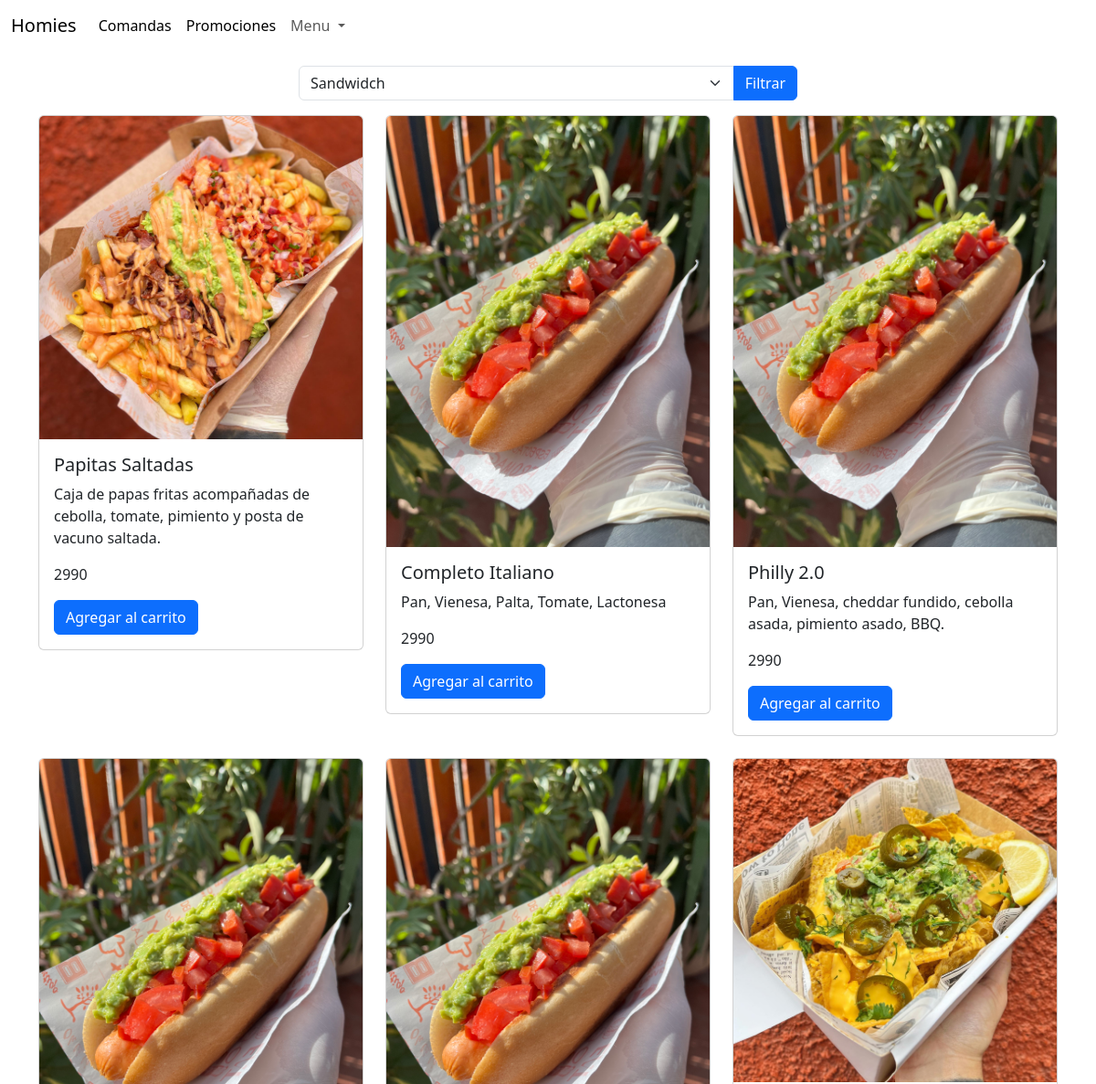
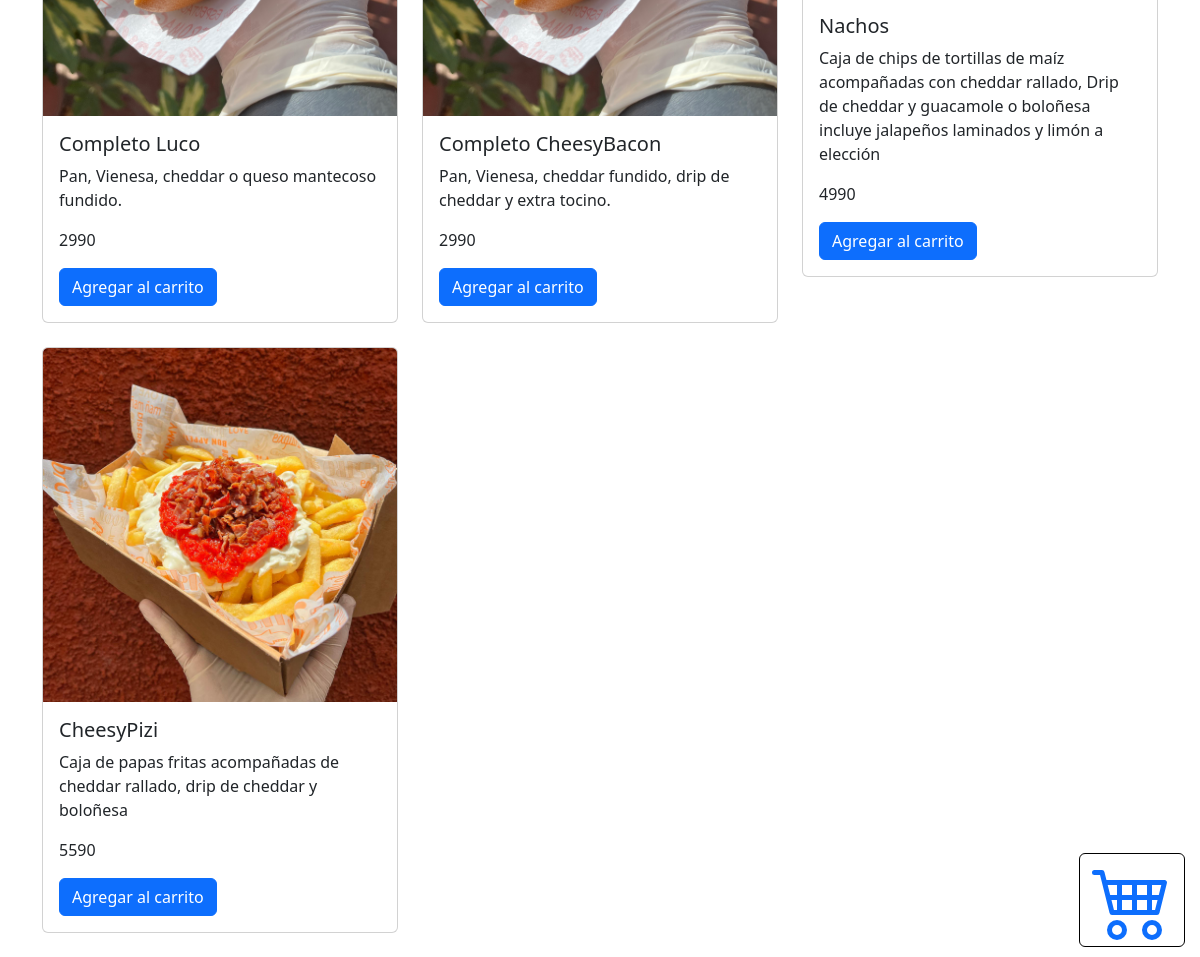
The page /listar_productos?categoria_id=2 on the database its author committed (2 pictures, top to bottom).
### app/models.py (models this page shows, shortened)
class Producto(models.Model):
    nombre = models.CharField(max_length=200)
    descripcion = models.TextField()
    precio = models.IntegerField()
    stock = models.IntegerField()
    fecha_creacion = models.DateTimeField(auto_now_add=True)
    categoria = models.ForeignKey(Categoria, on_delete=models.CASCADE)
    imagen = models.ImageField(upload_to="productos", null=True)
    cantidad = models.IntegerField(default=0)
    comentario = models.CharField(max_length=100,default="")
    SIMPLE = 'Simple'
    DOBLE = 'Doble'
    OPCIONES_HAMBURGUESA = [
        (SIMPLE, 'Hamburguesa Simple'),
        (DOBLE, 'Hamburguesa Doble'),
    ]
    tipo_hamburguesa = models.CharField(
        max_length=10,
        choices=OPCIONES_HAMBURGUESA,
        default=SIMPLE,
    )

### app/views.py (the view)
# urls.py: path('listar_productos', listar_productos, name='listar_productos'),
def listar_productos(request,categoria_id=None):
    categorias = Categoria.objects.all()  # Asegúrate de importar la clase Categoria
    if request.method == 'POST':
        form = ProductoForm(request.POST)
        if form.is_valid():
            form.save()
            return redirect('home')  # Redirige a la misma página después de agregar un producto
    else:
        form = ProductoForm()
    if 'categoria_id' in request.GET:
        categoria_id = request.GET['categoria_id']
        productos = Producto.objects.filter(categoria__id=categoria_id)
    else:
        productos = Producto.objects.all()
    context = {'productos': productos, 'form': form, 'categorias': categorias}
    return render(request, 'app/listar_productos.html', context)

### app/forms.py
class ProductoForm(forms.ModelForm):
    class Meta:
        model = Producto
        fields = ['nombre', 'cantidad', 'precio', 'comentario', 'tipo_hamburguesa']

### app/templates/app/listar_productos.html (shortened to what this page needs)
{% extends 'app/base.html' %}
{% block content %}
</div>
<div class="container">
  <div class="row justify-content-center">
    <div class="col-md-6">
      <form class="mb-3" method="get" action="{% url 'listar_productos' %}">
        <div class="input-group">
          <select class="form-select" name="categoria_id" id="categoria">
            {% for categoria in categorias %}
            <option value="{{ categoria.id }}">{{ categoria.nombre }}</option>
            {% endfor %}
          </select>
          <button type="submit" class="btn btn-primary">Filtrar</button>
        </div>
      </form>
    </div>
  </div>
</div>
<button type="button" class="btn btn-link"
  style="position: fixed; bottom: 10px; right: 15px;z-index: 1000; border-color:black; background-color: white;"
  onclick="openModal()">
</button>
<div class="container">
  <div class="row">
    {% for producto in productos %}
    <div class="col-lg-4 col-md-6 col-sm-12 mb-4">
      <div class="card">
        <img src="{{ producto.imagen.url }}" class="card-img-top custom-image" alt="{{ producto.nombre }}">
        <div class="card-body">
          <h5 class="card-title">{{ producto.nombre }}</h5>
          <p class="card-text">{{ producto.descripcion }}</p>
          <p class="card-text">{{ producto.precio }}</p>
          <button class="btn btn-primary"
            onclick="Agregar('{{ producto.id }}','{{ producto.nombre }}','{{ producto.precio }}','{{ producto.imagen.url }}')">Agregar
            al carrito</button>
        </div>
      </div>
    </div>
    {% endfor %}
  </div>
</div>
{% endblock %}

### rows shown on the page
Producto: imagen (picture), nombre "Papitas Saltadas", descripcion "Caja de papas fritas acompañadas de cebolla, tomate, pimiento y posta de vacuno saltada.", precio "2990"
Producto: imagen (picture), nombre "Completo Italiano", descripcion "Pan, Vienesa, Palta, Tomate, Lactonesa", precio "2990"
Producto: imagen (picture), nombre "Philly 2.0", descripcion "Pan, Vienesa, cheddar fundido, cebolla asada, pimiento asado, BBQ.", precio "2990"
Producto: imagen (picture), nombre "Completo Luco", descripcion "Pan, Vienesa, cheddar o queso mantecoso fundido.", precio "2990"
Producto: imagen (picture), nombre "Completo CheesyBacon", descripcion "Pan, Vienesa, cheddar fundido, drip de cheddar y extra tocino.", precio "2990"
Producto: imagen (picture), nombre "Nachos", descripcion "Caja de chips de tortillas de maíz acompañadas con cheddar rallado, Drip de cheddar y guacamole o boloñesa incluye jalapeños laminados y limón a elección", precio "4990"
Producto: imagen (picture), nombre "CheesyPizi", descripcion "Caja de papas fritas acompañadas de cheddar rallado, drip de cheddar y boloñesa", precio "5590"

### other values the page prints
form field categoria_id "Sandwidch"
